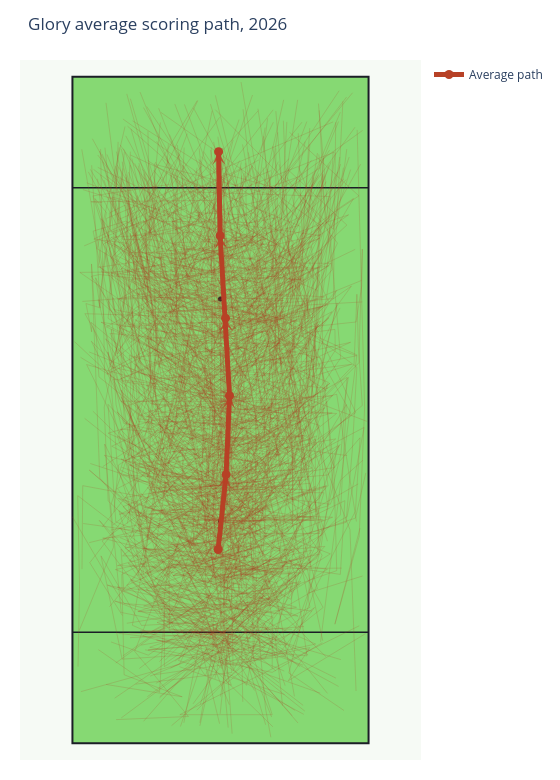

The notebook cell saved with this chart:
### Code cell
fig_full = plot_average_scoring_path(
    avg_path_full,
    paths=paths_full,
    title=f"{TEAM_ID.title()} average scoring path, {SEASON}",
    show_individual_paths=True,
)
fig_full.show()
